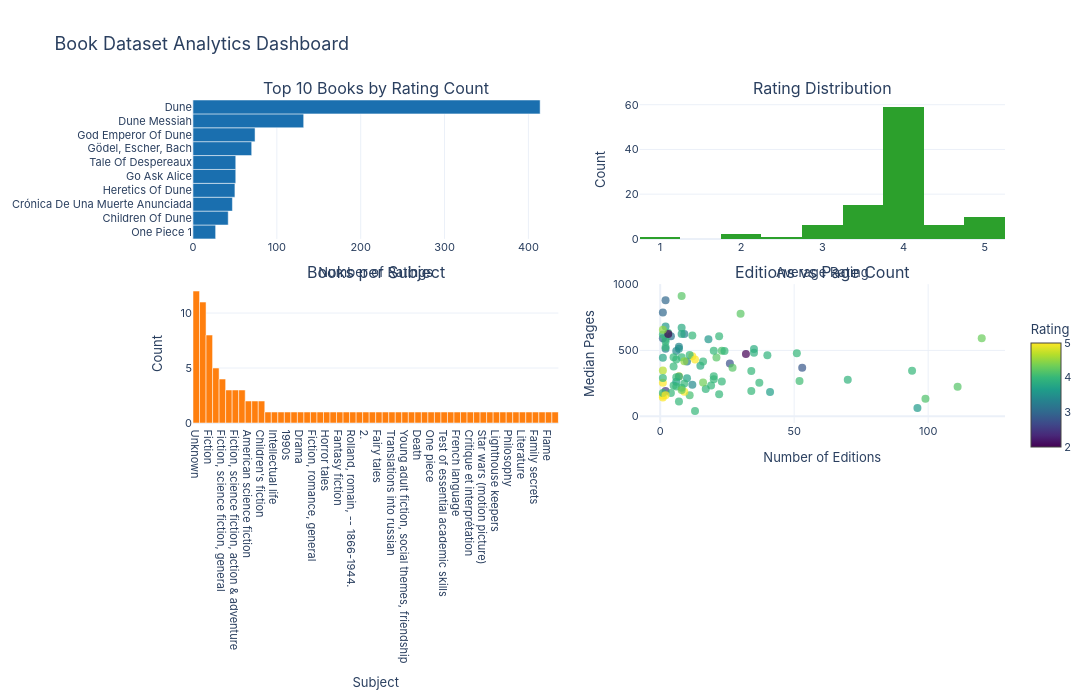

Notebook cell for this chart:
### Markdown cell above
## 2. Interactive Visualization Analysis

Interactive charts allow for deep exploration. We use Plotly to provide rich tooltips and zooming capabilities.

### Code cell
# 1. Interactive Book Dashboard
fig = interactive.interactive_book_dashboard(df, save=False)
fig.show()

### Figure 1 — Plotly figure (JSON) as saved in the notebook; plotly's stock layout.template omitted (floating-point values rounded to 4 significant figures)
{"data": [{"customdata": [["尾田栄一郎", 3.963], ["Frank Herbert", 4], ["Gabriel García Márquez", 4.149], ["Frank Herbert", 3.86], ["Beatrice Sparks", 3.686], ["Kate DiCamillo", 4.059], ["Douglas R. Hofstadter", 4.214], ["Frank Herbert", 3.946], ["Frank Herbert", 3.947], ["Frank Herbert", 4.302]], "hovertemplate": "<b>%{y}</b><br>Author: %{customdata[0]}<br>Rating: %{customdata[1]:.2f}<br>Count: %{x} ratings<extra></extra>", "marker": {"color": "#1a6faf"}, "name": "Ratings Count", "orientation": "h", "type": "bar", "x": [27.0, 42.0, 47.0, 50.0, 51.0, 51.0, 70.0, 74.0, 132.0, 414.0], "xaxis": "x", "y": ["One Piece 1", "Children Of Dune", "Crónica De Una Muerte Anunciada", "Heretics Of Dune", "Go Ask Alice", "Tale Of Despereaux", "Gödel, Escher, Bach", "God Emperor Of Dune", "Dune Messiah", "Dune"], "yaxis": "y"}, {"hovertemplate": "Rating Range: %{x}<br>Frequency: %{y}<br>Dataset: Open Library<extra></extra>", "marker": {"color": "#2ca02c"}, "name": "Ratings", "nbinsx": 10, "type": "histogram", "x": [4.302, 3.947, 4.0, 3.86, 3.946, 3.9, 4.2, 3.686, 3.267, 3.412, 3.316, 2.833, 4.0, 3.375, 4.182, 4.125, 3.154, 5.0, 4.0, 3.444, 3.833, 4.0, 5.0, 3.833, 3.8, 3.875, 5.0, 3.333, 3.588, 3.75, 4.0, 4.0, 4.0, 3.0, 4.2, 2.5, 4.149, 3.375, 4.1, 4.0, 3.5, 3.727, 5.0, 5.0, 4.0, 5.0, 4.0, 4.0, 4.0, 4.059, 4.5, 4.0, 3.625, 1.0, 4.0, 4.0, 5.0, 4.0, 3.0, 5.0, 4.0, 4.0, 2.75, 4.667, 4.0, 3.963, 4.0, 3.583, 4.0, 4.0, 4.214, 4.0, 2.0, 4.0, 4.0, 4.0, 4.0, 3.714, 4.0, 4.0, 4.0, 5.0, 4.0, 3.667, 4.0, 4.0, 4.2, 4.333, 5.0, 2.0, 4.0, 4.0, 4.0, 4.0, 4.5, 3.0, 4.0, 4.0, 4.333, 4.0], "xaxis": "x2", "yaxis": "y2"}, {"hovertemplate": "Subject: %{x}<br>Count: %{y} books<br>Ref: OpenLibrary Docs<extra></extra>", "marker": {"color": "#ff7f0e"}, "name": "Subject count", "type": "bar", "x": ["Unknown", "Dune (imaginary place)", "Fiction", "Life on other planets", "Fiction, science fiction, general", "Science fiction", "Fiction, science fiction, action & adventure", "Biography", "American science fiction", "Dune (imaginary place), fiction", "Children's fiction", "Homelessness", "Intellectual life", "Captain hastings (fictitious character)", "1990s", "Literary collections", "Drama", "Magic", "Fiction, romance, general", "Ritual", "Horror tales", "Near and far eastern fiction (fictional works by one author)", "Fantasy fiction", "Catholics", "Rolland, romain, -- 1866-1944.", "Sand dune ecology -- oregon -- alvord basin.", "2.", "Henry wilt (fictitious character)", "Fairy tales", "Midwives", "Translations into russian", "Opium abuse", "Young adult fiction, social themes, friendship", "Physicians", "Death", "Art", "One piece", "Dictionaries, indexes", "Test of essential academic skills", "Logics", "French language", "Pharmaceutical industry", "Critique et interprétation", "Ethnology", "Star wars (motion picture)", "Homosexuality and literature", "Lighthouse keepers", "Humanisme", "Philosophy", "Redwall abbey (imaginary place)", "Literature", "Dancers", "Family secrets", "Fiction, romance, historical, regency", "Flame", "Mathematics"], "xaxis": "x3", "y": [12, 11, 8, 5, 4, 3, 3, 3, 2, 2, 2, 1, 1, 1, 1, 1, 1, 1, 1, 1, 1, 1, 1, 1, 1, 1, 1, 1, 1, 1, 1, 1, 1, 1, 1, 1, 1, 1, 1, 1, 1, 1, 1, 1, 1, 1, 1, 1, 1, 1, 1, 1, 1, 1, 1, 1], "yaxis": "y3"}, {"hovertemplate": "%{text}<br>Editions: %{x}<br>Pages: %{y}<extra></extra>", "marker": {"color": [4.302, 3.947, 4.0, 3.86, 3.946, 3.9, 4.2, 3.686, 3.267, 3.412, 3.316, 2.833, 4.0, 3.375, 4.182, 4.125, 3.154, 5.0, 4.0, 3.444, 3.833, 4.0, 5.0, 3.833, 3.8, 3.875, 3.333, 3.588, 3.75, 4.0, 4.0, 4.0, 3.0, 4.2, 2.5, 4.149, 4.1, 4.0, 3.5, 3.727, 5.0, 5.0, 4.0, 5.0, 4.0, 4.0, 4.0, 4.059, 4.5, 4.0, 3.625, 4.0, 4.0, 5.0, 4.0, 3.0, 5.0, 2.75, 4.667, 3.963, 4.0, 3.583, 4.0, 4.0, 4.214, 4.0, 2.0, 4.0, 4.0, 4.0, 3.714, 4.0, 4.0, 4.0, 3.667, 4.0, 4.0, 4.2, 4.333, 5.0, 2.0, 4.0, 4.0, 4.0, 4.0, 4.5, 3.0, 4.0, 4.0, 4.333], "colorbar": {"len": 0.45, "title": {"text": "Rating"}, "x": 1.02, "y": 0.12}, "colorscale": [[0, "#440154"], [0.1111, "#482878"], [0.2222, "#3e4989"], [0.3333, "#31688e"], [0.4444, "#26828e"], [0.5556, "#1f9e89"], [0.6667, "#35b779"], [0.7778, "#6ece58"], [0.8889, "#b5de2b"], [1, "#fde725"]], "opacity": 0.7, "showscale": true, "size": 8}, "mode": "markers", "name": "Books", "text": ["Dune", "Dune Messiah", "Children Of Dune", "Heretics Of Dune", "God Emperor Of Dune", "Chapterhouse Dune", "The Great Dune Trilogy", "Go Ask Alice", "Dune", "Sandworms Of Dune", "The Butlerian Jihad", "Mémoires D'Une Jeune Fille Rangée", "Navigators Of Dune", "Hunter'S Moon & Other American Gothic Tales", "Peril At End House", "Shadow Of A Dark Queen", "House Corrino", "Potent Pleasures", "Dune House Corrino", "砂の女", "Falling For Rachel", "The Road To Dune", "Dune", "The Machine Crusade", "The Battle Of Corrin", "Sisterhood Of Dune", "Paul Of Dune", "House Atreides (Dune: House Trilogy, Book 1)", "Mentats Of Dune", "Le Journal D'Une Femme De Chambre", "Confessor", "Dune", "Dune Messiah & Children Of Dune", "La Possibilité D'Une Île", "Dreaming Dunes", "Crónica De Una Muerte Anunciada", "Fear Street - Switched", "The Woman In The Dunes", "Paul Of Dune", "A Night In The Lonesome October", "Malpertuis", "L' Éros D'Une Héroïne", "Explorer Academy", "An Ecological Study Of The Alvord Basin Dunes, Southeastern Oregon", "Dune", "Shards Of A Broken Crown", "Wilt", "Tale Of Despereaux", "The Midwife'S Confession", "Tales Of Dune: Expanded Edition", "Der Brief Einer Unbekannten", "Opium", "Mentats Of Dune", "Rules For Being A Girl", "Dune", "Dune", "Sheltering Dunes", "Paths Of Glory", "Le Cycle De Dune", "One Piece 1", "The Dune Encyclopedia", "Dragons Of Summer Flame", "Barron'S Teas Practice Tests", "Histoire D'Une Âme", "Gödel, Escher, Bach", "Le Survenant", "Strong Medicine", "Baudelaire", "Outline Of A Theory Of Practice", "Dune", "The Princess Diarist", "PenséEs D'Une Amazone", "Dreamer Of Dune", "Dune", "One  Man'S Art", "Humanisme Intégral", "L’Action", "The Long Patrol", "Spider-Man", "The Message In The Sand Dunes, A Kay Tracey Mystery", "House Atreides (Prelude To Dune)", "Pepita, Danseuse Gitane", "Isadora", "Women Of The Dunes", "From Governess To Society Bride", "Дюна", "Dune - Tome 1", "La Flamme D'Une Chandelle", "The Family (Nemesis True Crime)", "Zero"], "type": "scatter", "x": [120, 70, 51, 35, 40, 35, 8, 41, 10, 6, 9, 53, 8, 7, 111, 23, 4, 12, 12, 12, 15, 11, 13, 8, 8, 2, 2, 2, 1, 94, 22, 23, 1, 21, 2, 99, 11, 4, 7, 10, 9, 1, 8, 1, 3, 20, 37, 52, 9, 5, 96, 22, 5, 7, 1, 1, 1, 26, 1, 17, 2, 18, 1, 34, 30, 19, 32, 34, 9, 13, 6, 6, 2, 1, 7, 20, 24, 27, 8, 2, 3, 20, 6, 5, 6, 1, 2, 7, 16, 16], "xaxis": "x4", "y": [592.0, 278.0, 479.0, 510.0, 464.0, 482.0, 912.0, 185.0, 416.0, 496.0, 624.0, 368.0, 448.0, 528.0, 224.0, 498.0, 608.0, 455.0, 612.0, 239.0, 384.0, 465.0, 431.0, 672.0, 624.0, 568.0, 512.0, 681.0, 445.0, 346.0, 608.0, 264.0, 592.0, 446.0, 192.0, 134.0, 160.0, 176.0, 512.0, 288.0, 187.0, 157.0, 216.0, 142.0, 632.0, 498.0, 254.0, 267.0, 417.0, 233.0, 64.0, 167.0, 448.0, 304.0, 176.0, 787.0, 255.0, 400.0, 348.0, 208.0, 526.0, 585.0, 291.0, 343.0, 777.0, 233.0, 472.0, 192.0, 248.0, 40.0, 263.0, 227.0, 584.0, 620.0, 302.0, 304.0, 495.0, 368.0, 200.0, 159.0, 624.0, 282.0, 431.0, 378.0, 297.0, 656.0, 880.0, 112.0, 416.0, 256.0], "yaxis": "y4"}], "layout": {"annotations": [{"font": {"size": 16}, "showarrow": false, "text": "Top 10 Books by Rating Count", "x": 0.225, "xanchor": "center", "xref": "paper", "y": 1, "yanchor": "bottom", "yref": "paper"}, {"font": {"size": 16}, "showarrow": false, "text": "Rating Distribution", "x": 0.775, "xanchor": "center", "xref": "paper", "y": 1, "yanchor": "bottom", "yref": "paper"}, {"font": {"size": 16}, "showarrow": false, "text": "Books per Subject", "x": 0.225, "xanchor": "center", "xref": "paper", "y": 0.43, "yanchor": "bottom", "yref": "paper"}, {"font": {"size": 16}, "showarrow": false, "text": "Editions vs Page Count", "x": 0.775, "xanchor": "center", "xref": "paper", "y": 0.43, "yanchor": "bottom", "yref": "paper"}], "font": {"family": "Inter", "size": 11}, "height": 700, "showlegend": false, "title": {"font": {"size": 18}, "text": "Book Dataset Analytics Dashboard"}, "width": 1100, "xaxis": {"anchor": "y", "domain": [0, 0.45], "title": {"text": "Number of Ratings"}}, "xaxis2": {"anchor": "y2", "domain": [0.55, 1], "title": {"text": "Average Rating"}}, "xaxis3": {"anchor": "y3", "domain": [0, 0.45], "title": {"text": "Subject"}}, "xaxis4": {"anchor": "y4", "domain": [0.55, 1], "title": {"text": "Number of Editions"}}, "yaxis": {"anchor": "x", "domain": [0.57, 1]}, "yaxis2": {"anchor": "x2", "domain": [0.57, 1], "title": {"text": "Count"}}, "yaxis3": {"anchor": "x3", "domain": [0, 0.43], "title": {"text": "Count"}}, "yaxis4": {"anchor": "x4", "domain": [0, 0.43], "title": {"text": "Median Pages"}}}}
